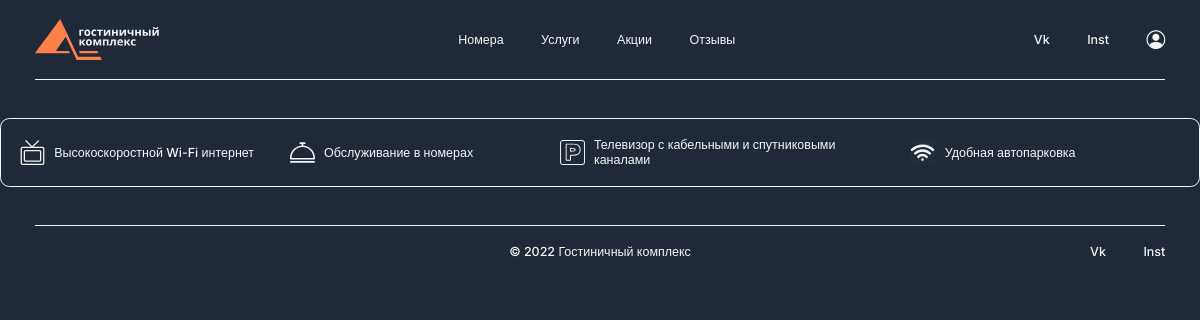
The app's page /elem/, older data.
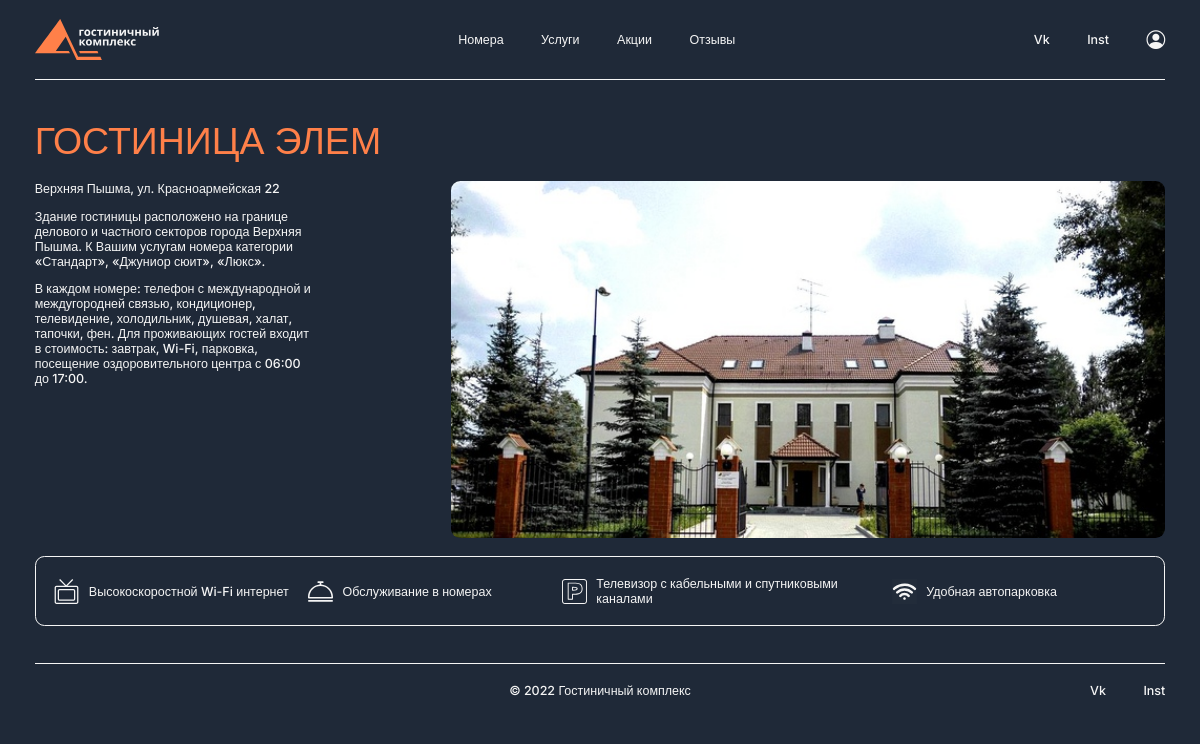
The same page, newer data.
### hotels/models.py (models this page shows, shortened)
class Hotels(models.Model):
    title = models.CharField(max_length=50, verbose_name="Отель")
    slug = models.SlugField(max_length=50, unique=True, db_index=True, verbose_name="URL")
    content = models.TextField(verbose_name="Описание 1")
    description = models.TextField(verbose_name="Описание 2", blank=True)
    picture = models.ImageField(upload_to="photos/%Y/%m/%d/", verbose_name="Фотография")
    address = models.CharField(max_length=150, verbose_name="Адрес")
    telephone = models.CharField(max_length=50, verbose_name="Телефон")
    email = models.EmailField(max_length=50, verbose_name="Почта")
    class Meta:
        verbose_name = 'Отель'
        verbose_name_plural = 'Отели'

### hotels/views.py (the view)
# urls.py: path('elem/', elem, name='elem'),
def elem(request):
    hotels = Hotels.objects.order_by("id")
    context = {
        'hotels': hotels,
        'menu': menu,
        'title': 'О гостинице Элем'
    }
    return render(request, 'hotels/elem.html', context=context)

### hotels/templates/hotels/elem.html
{% extends "hotels/base.html" %}
{% block content %}
    <section class="about indent-1">
        <div class="container-md">
            {% for h in hotels %}
                        {% if h.slug == 'elem' %}
            <h1 class="title h1 indent-2">Гостиница {{ h.title }}</h1>
            <div class="about__main indent-2">
                <div class="about__text">
                            <p class="white h3 indent-3">{{ h.address }}</p>
                            <p class="white h3 indent-3">{{ h.content }}</p>
                            <p class="white h3">{{ h.description }}</p>
                            </div>
                            <div class="about__img">
                                <img src="{{ h.picture.url }}" alt="">
                            </div>
                        {% endif %}
                    {% endfor %}
            </div>
            <div class="about__brief">
                <div class="brief__align">
                    <img class="brief__img" src="/static/hotels/images/Group 1428.svg" alt="">
                    <p class="white h3">Высокоскоростной Wi-Fi интернет</p>
                </div>
                <div class="brief__align">
                    <img class="brief__img" src="/static/hotels/images/Group 1429.svg" alt="">
                    <p class="white h3">Обслуживание в номерах</p>
                </div>
                <div class="brief__align">
                    <img class="brief__img" src="/static/hotels/images/Group 1430.svg" alt="">
                    <p class="white h3">Телевизор с кабельными и спутниковыми каналами</p>
                </div>
                <div class="brief__align">
                    <img class="brief__img" src="/static/hotels/images/Group 1431.svg" alt="">
                    <p class="white h3">Удобная автопарковка</p>
                </div>
            </div>
        </div>
    </section>
{% endblock %}

Row changes from the older to the newer data that the page shows:
added Hotels: title "ЭЛЕМ", address "Верхняя Пышма, ул. Красноармейская 22", content "Здание гостиницы расположено на границе делового и частного секторов города Верхняя Пышма. К Вашим услугам номера категории «Стандарт», «Джуниор сюит», «Люкс».", description "В каждом номере: телефон с международной и междугородней связью, кондиционер, телевидение, холодильник, душевая, халат, тапочки, фен. Для проживающих гостей входит в стоимость: завтрак, Wi-Fi, парковка, посещение оздоровительного центра с 06:00 до 17:00.", picture (picture)
